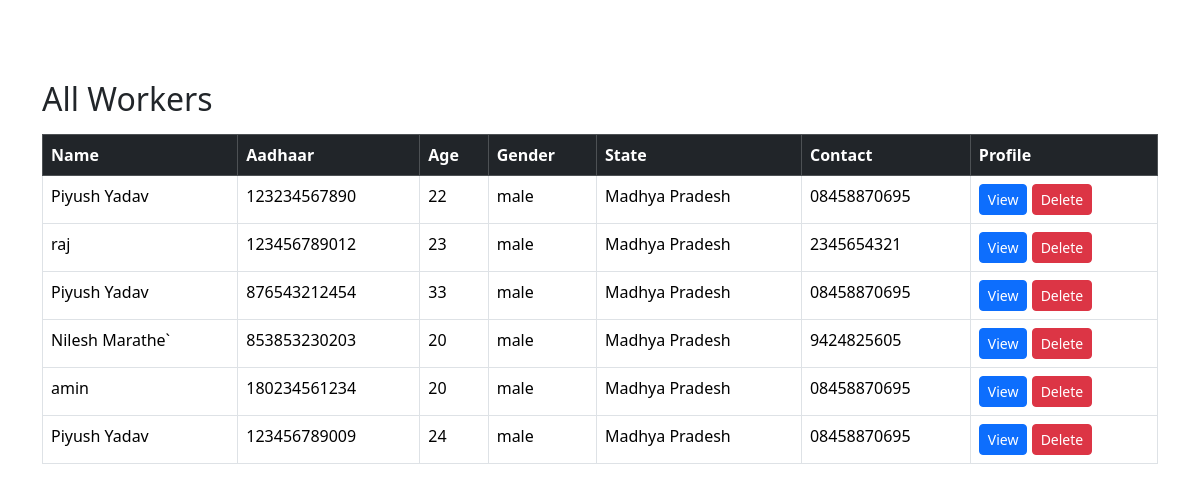
Page /workers/ (signed in) on the committed database.
### records/models.py (models this page shows, shortened)
class MigrantWorker(models.Model):
    name = models.CharField(max_length=100)
    aadhaar_id = models.CharField(max_length=12, unique=True)
    age = models.IntegerField()
    gender = models.CharField(max_length=10)
    state_of_origin = models.CharField(max_length=100)
    contact_number = models.CharField(max_length=15)
    qr_code = models.ImageField(upload_to="qrcodes/", blank=True, null=True)
    added_by = models.ForeignKey(
        "DoctorPanel", on_delete=models.SET_NULL, null=True, blank=True, related_name="workers"
    )

### records/views.py (the view)
# urls.py: path("workers/", views.worker_list, name="worker_list"),
@login_required
def worker_list(request):
    workers = MigrantWorker.objects.all()
    return render(request, "worker_list.html", {"workers": workers})

### records/templates/worker_list.html
{% extends "base.html" %}
{% block content %}
<h2>All Workers</h2>
<table class="table table-bordered table-hover mt-3">
  <thead class="table-dark">
    <tr>
      <th>Name</th>
      <th>Aadhaar</th>
      <th>Age</th>
      <th>Gender</th>
      <th>State</th>
      <th>Contact</th>
      <th>Profile</th>
    </tr>
  </thead>
  <tbody>
    {% for w in workers %}
    <tr>
      <td>{{ w.name }}</td>
      <td>{{ w.aadhaar_id }}</td>
      <td>{{ w.age }}</td>
      <td>{{ w.gender }}</td>
      <td>{{ w.state_of_origin }}</td>
      <td>{{ w.contact_number }}</td>
      <td><a class="btn btn-sm btn-primary" href="{% url 'worker_detail' w.id %}">View</a> <a class="btn btn-sm btn-danger" href="{% url 'delete_worker' w.id %}">Delete</a></td>
    </tr>
    {% empty %}
    <tr><td colspan="7" class="text-center">No workers added yet</td></tr>
    {% endfor %}
  </tbody>
</table>
{% endblock %}

### records/templates/base.html (shortened to what this page needs)
<!DOCTYPE html>
<html lang="en">
<head>
  <link href="https://cdn.jsdelivr.net/npm/bootstrap@5.3.2/dist/css/bootstrap.min.css" rel="stylesheet">
</head>
<body>
  <nav class="navbar navbar-expand-lg navbar-dark  mb-4">
    <div class="container">
      <a class="navbar-brand" href="{% url 'home' %}">DHRMS</a>
      <div class="collapse navbar-collapse" id="navbarNav">
        <ul class="navbar-nav ms-auto">
          {% if user.is_authenticated %}
           <li class="nav-item">
            <a class="nav-link" href="{% url 'profile' %}">Profile</a>
             </li>
            <li class="nav-item">
              <a class="nav-link" href="{% url 'logout' %}">Logout</a>
            </li>
          {% endif %}
        </ul>
      </div>
    </div>
  </nav>
  <div class="container">
    {% block content %}{% endblock %}
  </div>
</body>
</html>

### rows in the picture
MigrantWorker: name "Piyush Yadav", aadhaar_id "123234567890", age "22", gender "male", state_of_origin "Madhya Pradesh", contact_number "08458870695"
MigrantWorker: name "raj", aadhaar_id "123456789012", age "23", gender "male", state_of_origin "Madhya Pradesh", contact_number "2345654321"
MigrantWorker: name "Piyush Yadav", aadhaar_id "876543212454", age "33", gender "male", state_of_origin "Madhya Pradesh", contact_number "08458870695"
MigrantWorker: name "Nilesh Marathe`", aadhaar_id "853853230203", age "20", gender "male", state_of_origin "Madhya Pradesh", contact_number "9424825605"
MigrantWorker: name "amin", aadhaar_id "180234561234", age "20", gender "male", state_of_origin "Madhya Pradesh", contact_number "08458870695"
MigrantWorker: name "Piyush Yadav", aadhaar_id "123456789009", age "24", gender "male", state_of_origin "Madhya Pradesh", contact_number "08458870695"
